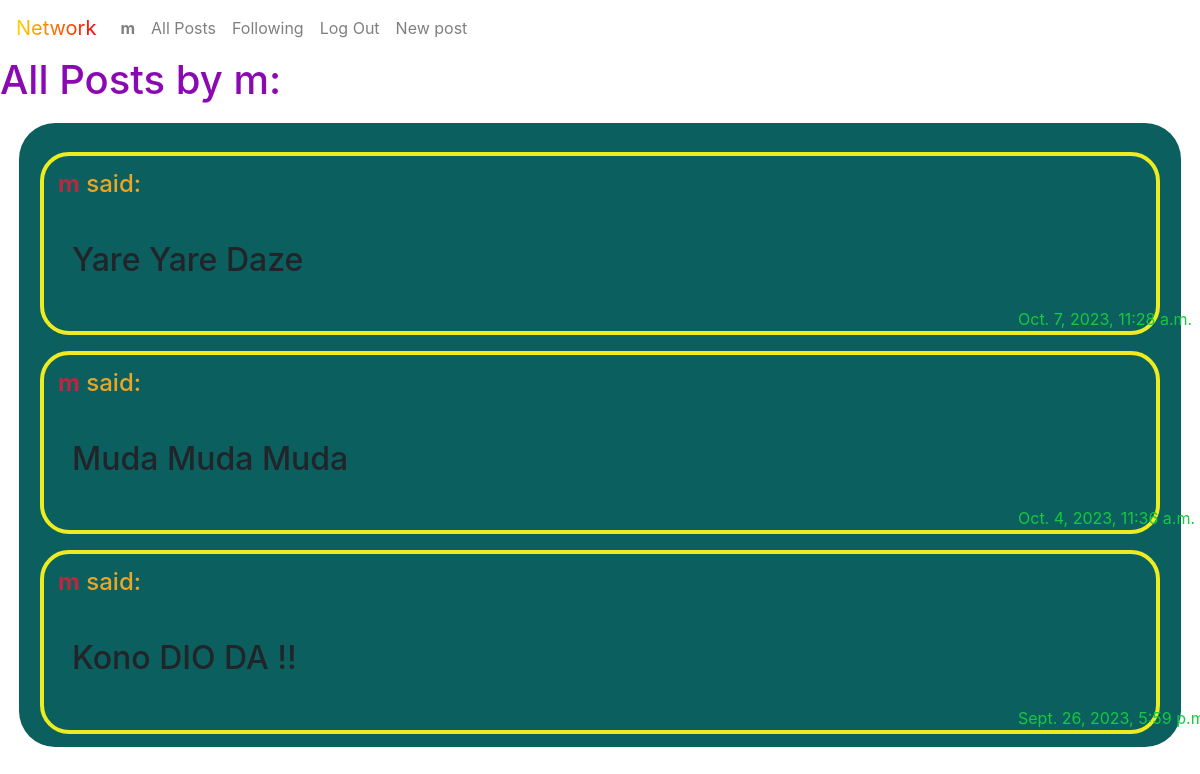
The page /profile/1 on the database as committed earlier.
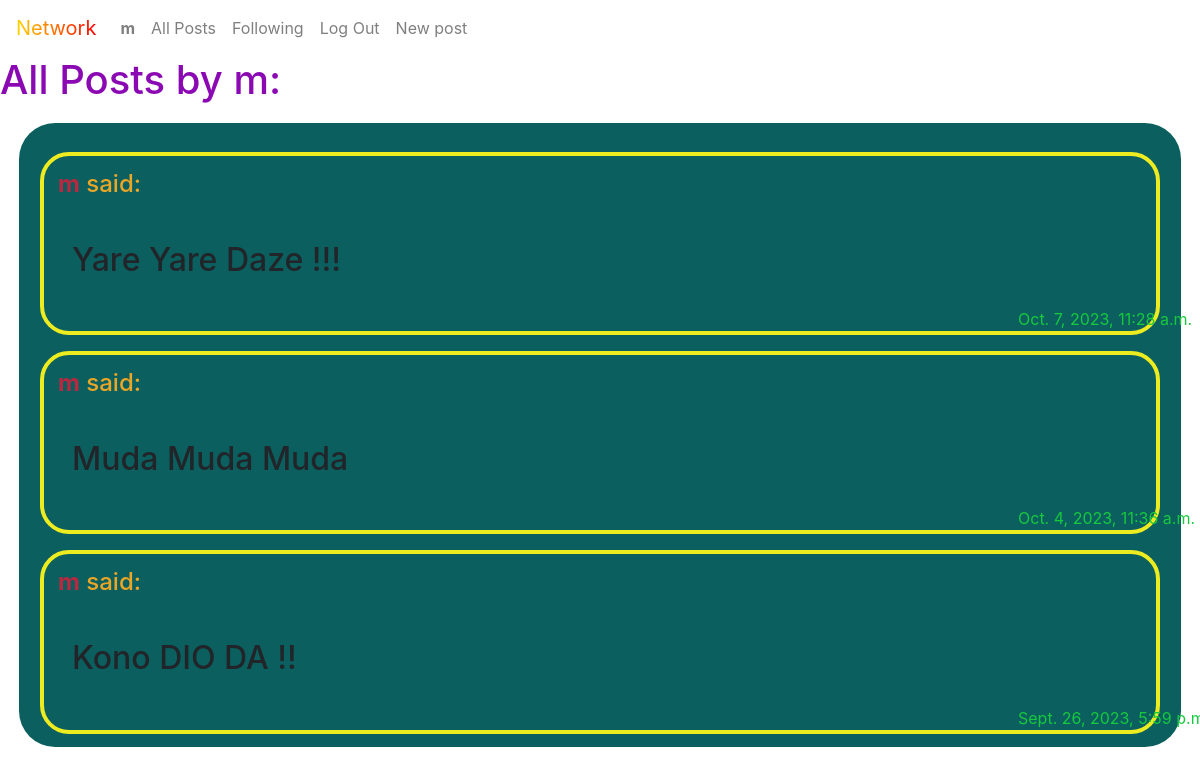
The same page on the database as committed later.
### network/models.py (models this page shows, shortened)
class User(AbstractUser):
    def __str__(self):
        return f"{self.username}"

class Post(models.Model):
    text =  models.CharField(blank=False, null=False, max_length=500)
    owner = models.ForeignKey(User, on_delete=models.CASCADE,)
    date = models.DateTimeField(auto_now_add=True,)
    likes = models.IntegerField(default = '0')
    class Meta:
        ordering = ['date']

### network/views.py (the view)
# urls.py: path("profile/<int:id>", views.profile, name="profile"),
def profile(request,id):
    user = User.objects.get(pk=id)
    all_post = Post.objects.filter(owner=id)
    posts = all_post.order_by("-date")
    try:
        check = Network.objects.get(following=user, follower=request.user.id)
    except Network.DoesNotExist:
        check = None
    return render(request, "network/profile.html", {"user":user, "posts":posts, "check":check})

### network/templates/network/profile.html (shortened to what this page needs)
{% extends "network/layout.html" %}
{% block body %}
<h1 style="color: rgb(139, 9, 179);">All Posts by {{ user.username }}:</h1>
<div style="background-color: rgb(12, 95, 95);border-radius: 36px; padding: 13px; margin: 19px;">
    {% for post in posts %}
    <div style="border: 4px solid rgb(236, 236, 33); border-radius: 29px; margin-top: 16px; margin-right: 8px; margin-left: 8px; flex-direction: column;">
        <h4 style="padding: 8px; color: rgb(235, 166, 38); padding: 14px;"><strong><a style="color: rgb(184, 40, 64);" href="{% url 'profile' post.owner.id %}">{{ post.owner }}</a></strong> said:</h4>
        <h2 style="margin: 10px; padding: 18px;">{{ post.text }}</h2>
        <span style=" position: relative; left: 966px ;padding: 8px; color: rgb(22, 201, 61);">{{ post.date }} </span>
    </div>
    {% endfor %}
</div>
{% endblock %}

### network/templates/network/layout.html (shortened to what this page needs)
{% load static %}
<!DOCTYPE html>
<html lang="en">
    <head>
        <link rel="stylesheet" href="https://stackpath.bootstrapcdn.com/bootstrap/4.4.1/css/bootstrap.min.css">
        <link href="{% static 'network/styles.css' %}" rel="stylesheet">
    </head>
    <body class="body bg-white ">
        <nav class="navbar navbar-expand-lg navbar-light ">
            <a class="navbar-brand" href="/" style="background-image: linear-gradient(to right, #ffd700, #ff0000); -webkit-background-clip: text; background-clip: text; color: transparent;"  >Network</a>
            <div>
              <ul class="navbar-nav mr-auto">
                {% if user.is_authenticated %}
                    <li class="nav-item">
                        <a class="nav-link" href="#"><strong>{{ user.username }}</strong></a>
                    </li>
                {% endif %}
                <li class="nav-item">
                  <a class="nav-link" href="{% url 'index' %}">All Posts</a>
                </li>
                {% if user.is_authenticated %}
                    <li class="nav-item">
                        <a class="nav-link" href="{% url 'following'  %}">Following</a>
                    </li>
                    <li class="nav-item">
                        <a class="nav-link" href="{% url 'logout' %}">Log Out</a>
                    </li>
                    <li class="nav-item;">
                        <a class="nav-link" href="{% url 'new_post' %}">New post</a>
                    </li>
                {% endif %}
              </ul>
            </div>
          </nav>
        <div >
            {% block body %}
            {% endblock %}
        </div>
    </body>
</html>

Rows that differ between the two databases and show on the page:
changed Post: text "Yare Yare Daze" → "Yare Yare Daze !!!"
